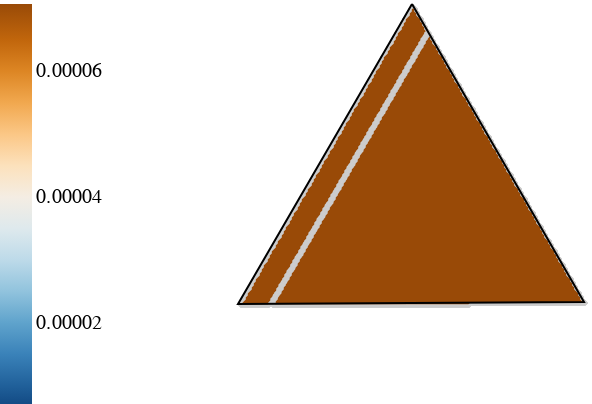

Here is the notebook cell this chart was saved with:
### Code cell
# change r to get new polygon

json_df = create_polygon_grid(n =3, r = 100, my_function=return_Dirichlet)

with open("contour_grid.json", "w") as outfile:
    outfile.write(json.dumps(json_df))






vega.ipy_display(vega.polygon_contour_vega(json_df))

### Figure 1 — Vega specification as saved in the notebook (floating-point values rounded to 4 significant figures; data arrays with more than 128 entries replaced by an {"elided": "..."} marker saying what was removed)
{"$schema": "https://vega.github.io/schema/vega/v5.json", "data": [{"name": "volcano", "values": {"height": 152, "values": {"elided": "26600 float values"}, "width": 175}}, {"name": "contours", "source": "volcano", "transform": [{"scale": {"expr": "width / datum.width"}, "smooth": true, "type": "isocontour", "zero": false}]}, {"name": "all_info", "values": {"height": 152, "svg_path": "M87 0 L173 149 L0 150 L87 0", "values": {"elided": "26600 float values"}, "width": 175}}], "description": "A contour plot of the Maungawhau volcano in New Zealand.", "height": 152, "legends": [{"orient": "left", "stroke": "color", "symbolType": "stroke"}], "marks": [{"encode": {"enter": {"fill": {"field": "contour.value", "scale": "color"}, "stroke": {"value": "#ccc"}, "strokeWidth": {"value": 1}, "x": {"value": 50}, "y": {"value": 0}}}, "from": {"data": "contours"}, "transform": [{"field": "datum.contour", "type": "geopath"}], "type": "path"}, {"encode": {"enter": {"fill": {"value": "black"}, "stroke": {"value": "black"}}, "update": {"fillOpacity": {"value": 0}, "opacity": {"value": 1}, "path": {"field": "svg_path"}, "strokeWidth": {"value": 1}, "x": {"value": 50}, "y": {"value": 0}}}, "from": {"data": "all_info"}, "type": "path"}], "scales": [{"domain": {"data": "contours", "field": "contour.value"}, "name": "color", "range": {"scheme": "blueorange"}, "type": "linear"}], "width": 175}
